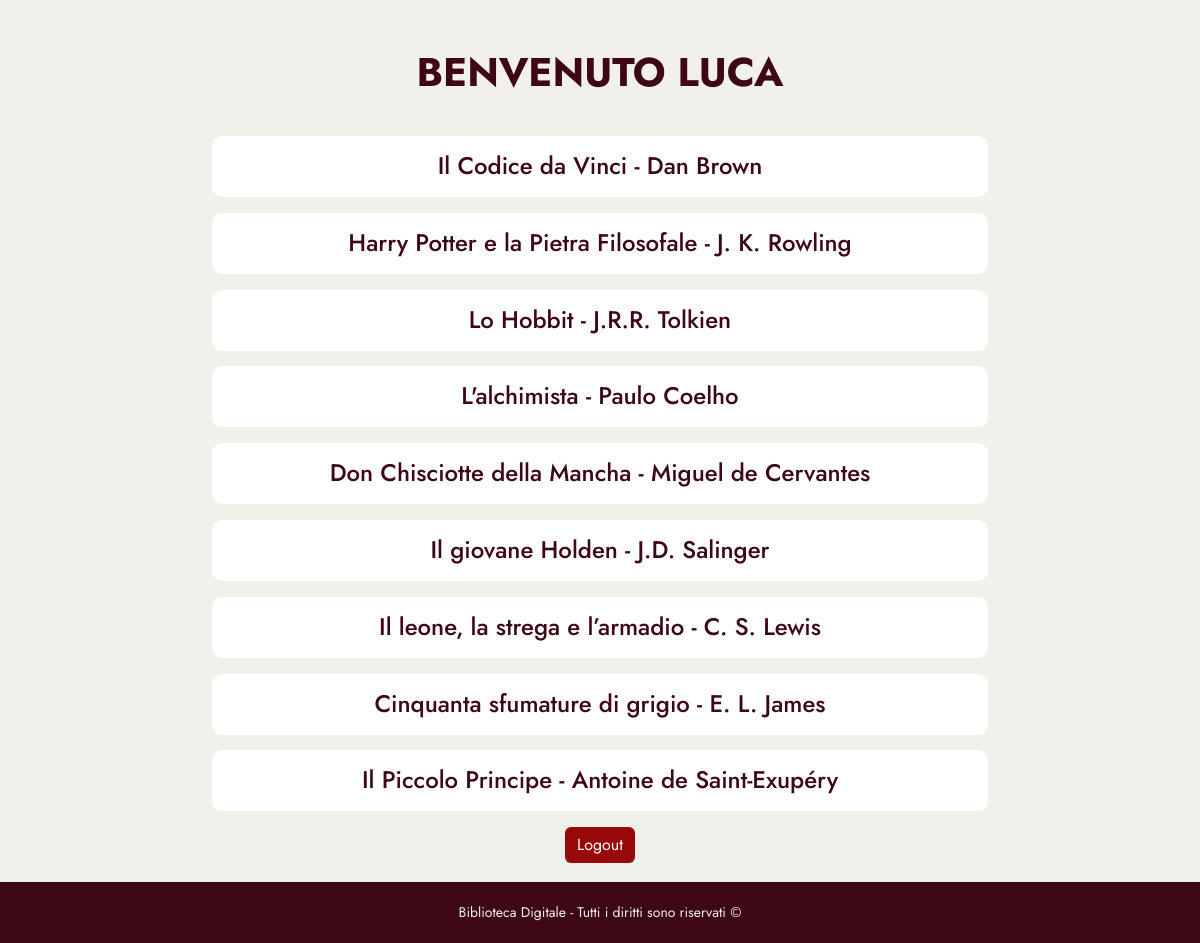
Page /user/view.php (signed in) on the committed database.
### tables this page shows
CREATE TABLE `books` (
  `id` int(10) UNSIGNED NOT NULL,
  `title` varchar(255) NOT NULL,
  `author` varchar(255) NOT NULL,
  `description` varchar(255) NOT NULL
);

### classes/book.php (called while the page is built, shortened)
<?php
class Book
{
    private $pdo;
    public function __construct(PDO $pdo)
    {
        $this->pdo = $pdo;
    }
    public function getAllBooks()
    {
        $stmt = $this->pdo->query("SELECT * FROM books");
        return $stmt->fetchAll();
    }
}

### user/view.php (the view, shortened to what this page needs)
<?php
include_once __DIR__ . "/../includes/initial.php";
include_once __DIR__ . "/../includes/init.php";
include_once __DIR__ . "/../classes/book.php";
$bookManager = new Book($pdo);
$books = $bookManager->getAllBooks();
$userName = isset($_SESSION['user']) ? strtoupper($_SESSION['user']['username']) : 'UTENTE';
?>
<div class="col-8 d-flex flex-column gap-3 justify-content-center">
    <h1 class="title mb-4">BENVENUTO <?= $userName ?></h1>
    <?php foreach ($books as $book): ?>
        <div class="book d-flex gap-3 justify-content-center align-items-center">
            <h4><?= $book['title']; ?> - <?= $book['author']; ?></h4>
        </div>
    <?php endforeach; ?>
</div>
<div class="col-8 d-flex justify-content-center mt-3">
    <form action="" method="post">
        <button type="submit" name="logout" class="btn btn-danger">Logout</button>
    </form>
</div>
<?php include_once __DIR__ . "/../includes/end.php";

### main.css (style rules this page uses)
body { font-family: "Jost", sans-serif; background-color: #f1f0ea; margin-bottom: 40px; padding-bottom: 40px; }
.title { text-align: center; color: #3d0814; animation: slide-in-top 0.8s cubic-bezier(0.25, 0.46, 0.45, 0.94) both; font-weight: 700; }
.btn-danger { background-color: #940303f8 !important; border: none !important; }
.book { padding: 1rem; border-radius: 10px; background-color: white; color: #3d0814; animation: bounce-in-fwd 1.4s both; }
.book h4 { margin: unset; }

### rows in the picture
books: title "Il Codice da Vinci", author "Dan Brown"
books: title "Harry Potter e la Pietra Filosofale", author "J. K. Rowling"
books: title "Lo Hobbit", author "J.R.R. Tolkien"
books: title "L'alchimista", author "Paulo Coelho"
books: title "Don Chisciotte della Mancha", author "Miguel de Cervantes"
books: title "Il giovane Holden", author "J.D. Salinger"
books: title "Il leone, la strega e l’armadio", author "C. S. Lewis"
books: title "Cinquanta sfumature di grigio", author "E. L. James"
books: title "Il Piccolo Principe", author "Antoine de Saint-Exupéry"

### other values in the picture
$userName "LUCA"
